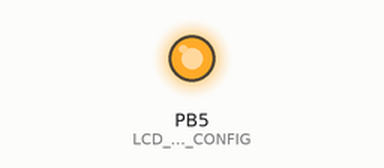
The program below on a simulated ATmega328P, built with avr-gcc and emulated at 16 MHz. On the bench: output pins drawn as LEDs (lit = HIGH).

Above: at 1.0 s.
At 3.0 s:
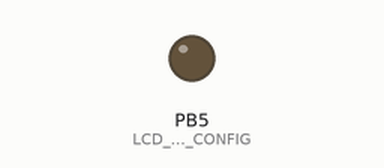
Timing chart, 0 to 5.2 s (numbered marks = the images above):
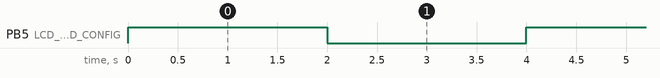

The program:

main.c
```c
/*
 * CoreAtmega.c
 *
 * Created: 13.07.2019 21:20:10
 * Author : arek1
 *
 * Xplained Atmega 328P devboard. 16 MHz clock,
 *
 */


// It must be first line in the code.
#define F_CPU 16000000UL  // set i the project properties

#include <avr/io.h>

#include "util/delay.h"


// Blinking LED for tests.
#define LCD_LED_CONFIG	DDRB |=  (1 << PB5)
#define LCD_LED_SET		PORTB |= (1 << PB5)
#define LCD_LED_RESET	PORTB &= ~(1 << PB5)


int main(void)
{

	LCD_LED_CONFIG;

    while (1)
    {
		LCD_LED_SET;
		_delay_ms(2000);
		LCD_LED_RESET;
		_delay_ms(2000);
    }
}
```

Measured:
- by itself, PB5 (LCD_LED_CONFIG): alternates HIGH for 2.0 s and LOW for 2.0 s
